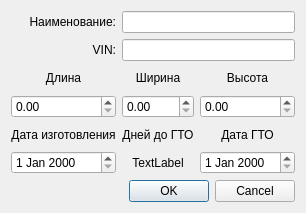
<?xml version="1.0" encoding="UTF-8"?>
<ui version="4.0">
 <class>AddCarDialog</class>
 <widget class="QDialog" name="AddCarDialog">
  <property name="geometry">
   <rect>
    <x>0</x>
    <y>0</y>
    <width>294</width>
    <height>213</height>
   </rect>
  </property>
  <property name="windowTitle">
   <string>Добавить Фуру</string>
  </property>
  <layout class="QGridLayout" name="gridLayout_2">
   <item row="0" column="0">
    <layout class="QGridLayout" name="gridLayout">
     <item row="3" column="1">
      <widget class="QLabel" name="label_4">
       <property name="text">
        <string>Ширина</string>
       </property>
       <property name="alignment">
        <set>Qt::AlignCenter</set>
       </property>
      </widget>
     </item>
     <item row="4" column="2">
      <widget class="QDoubleSpinBox" name="doubleSpinBoxHeight"/>
     </item>
     <item row="3" column="0">
      <widget class="QLabel" name="label_3">
       <property name="text">
        <string>Длина</string>
       </property>
       <property name="alignment">
        <set>Qt::AlignCenter</set>
       </property>
      </widget>
     </item>
     <item row="1" column="1" colspan="2">
      <widget class="QLineEdit" name="lineEditName"/>
     </item>
     <item row="5" column="0">
      <widget class="QLabel" name="label_6">
       <property name="text">
        <string>Дата изготовления</string>
       </property>
       <property name="alignment">
        <set>Qt::AlignCenter</set>
       </property>
      </widget>
     </item>
     <item row="4" column="0">
      <widget class="QDoubleSpinBox" name="doubleSpinBoxLenth"/>
     </item>
     <item row="2" column="1" colspan="2">
      <widget class="QLineEdit" name="lineEditVin"/>
     </item>
     <item row="4" column="1">
      <widget class="QDoubleSpinBox" name="doubleSpinBoxWidth"/>
     </item>
     <item row="3" column="2">
      <widget class="QLabel" name="label_5">
       <property name="text">
        <string>Высота</string>
       </property>
       <property name="alignment">
        <set>Qt::AlignCenter</set>
       </property>
      </widget>
     </item>
     <item row="2" column="0">
      <widget class="QLabel" name="label_2">
       <property name="text">
        <string>VIN:</string>
       </property>
       <property name="alignment">
        <set>Qt::AlignRight|Qt::AlignTrailing|Qt::AlignVCenter</set>
       </property>
      </widget>
     </item>
     <item row="1" column="0">
      <widget class="QLabel" name="label">
       <property name="text">
        <string>Наименование:</string>
       </property>
       <property name="alignment">
        <set>Qt::AlignRight|Qt::AlignTrailing|Qt::AlignVCenter</set>
       </property>
      </widget>
     </item>
     <item row="6" column="0">
      <widget class="QDateEdit" name="dateEditWork"/>
     </item>
     <item row="5" column="2">
      <widget class="QLabel" name="label_7">
       <property name="text">
        <string>Дата ГТО</string>
       </property>
       <property name="alignment">
        <set>Qt::AlignCenter</set>
       </property>
      </widget>
     </item>
     <item row="6" column="2">
      <widget class="QDateEdit" name="dateEditGto"/>
     </item>
     <item row="5" column="1">
      <widget class="QLabel" name="label_8">
       <property name="text">
        <string>Дней до ГТО</string>
       </property>
       <property name="alignment">
        <set>Qt::AlignCenter</set>
       </property>
      </widget>
     </item>
     <item row="6" column="1">
      <widget class="QLabel" name="labelUntilGto">
       <property name="text">
        <string>TextLabel</string>
       </property>
       <property name="alignment">
        <set>Qt::AlignCenter</set>
       </property>
      </widget>
     </item>
    </layout>
   </item>
   <item row="1" column="0">
    <widget class="QDialogButtonBox" name="buttonBox">
     <property name="orientation">
      <enum>Qt::Horizontal</enum>
     </property>
     <property name="standardButtons">
      <set>QDialogButtonBox::Cancel|QDialogButtonBox::Ok</set>
     </property>
    </widget>
   </item>
  </layout>
 </widget>
 <resources/>
 <connections>
  <connection>
   <sender>buttonBox</sender>
   <signal>accepted()</signal>
   <receiver>AddCarDialog</receiver>
   <slot>accept()</slot>
   <hints>
    <hint type="sourcelabel">
     <x>248</x>
     <y>254</y>
    </hint>
    <hint type="destinationlabel">
     <x>157</x>
     <y>274</y>
    </hint>
   </hints>
  </connection>
  <connection>
   <sender>buttonBox</sender>
   <signal>rejected()</signal>
   <receiver>AddCarDialog</receiver>
   <slot>reject()</slot>
   <hints>
    <hint type="sourcelabel">
     <x>316</x>
     <y>260</y>
    </hint>
    <hint type="destinationlabel">
     <x>286</x>
     <y>274</y>
    </hint>
   </hints>
  </connection>
 </connections>
</ui>
